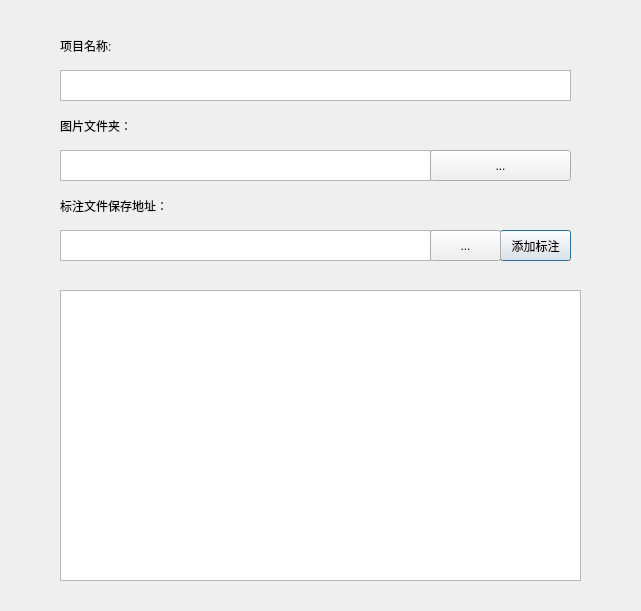
<?xml version="1.0" encoding="UTF-8"?>
<ui version="4.0">
 <class>ConfigAnnoDialog</class>
 <widget class="QDialog" name="ConfigAnnoDialog">
  <property name="geometry">
   <rect>
    <x>0</x>
    <y>0</y>
    <width>641</width>
    <height>611</height>
   </rect>
  </property>
  <property name="windowTitle">
   <string>Dialog</string>
  </property>
  <widget class="QTextEdit" name="project_textEdit">
   <property name="geometry">
    <rect>
     <x>60</x>
     <y>70</y>
     <width>511</width>
     <height>31</height>
    </rect>
   </property>
   <property name="font">
    <font>
     <pointsize>14</pointsize>
    </font>
   </property>
   <property name="verticalScrollBarPolicy">
    <enum>Qt::ScrollBarAlwaysOff</enum>
   </property>
   <property name="horizontalScrollBarPolicy">
    <enum>Qt::ScrollBarAlwaysOff</enum>
   </property>
  </widget>
  <widget class="QLabel" name="label">
   <property name="geometry">
    <rect>
     <x>60</x>
     <y>30</y>
     <width>81</width>
     <height>31</height>
    </rect>
   </property>
   <property name="text">
    <string>项目名称:</string>
   </property>
  </widget>
  <widget class="QTextEdit" name="fileDir_textEdit">
   <property name="geometry">
    <rect>
     <x>60</x>
     <y>150</y>
     <width>371</width>
     <height>31</height>
    </rect>
   </property>
   <property name="font">
    <font>
     <pointsize>14</pointsize>
    </font>
   </property>
   <property name="verticalScrollBarPolicy">
    <enum>Qt::ScrollBarAlwaysOff</enum>
   </property>
   <property name="horizontalScrollBarPolicy">
    <enum>Qt::ScrollBarAlwaysOff</enum>
   </property>
  </widget>
  <widget class="QLabel" name="label_2">
   <property name="geometry">
    <rect>
     <x>60</x>
     <y>110</y>
     <width>101</width>
     <height>31</height>
    </rect>
   </property>
   <property name="text">
    <string>图片文件夹：</string>
   </property>
  </widget>
  <widget class="QLabel" name="label_3">
   <property name="geometry">
    <rect>
     <x>60</x>
     <y>190</y>
     <width>131</width>
     <height>31</height>
    </rect>
   </property>
   <property name="text">
    <string>标注文件保存地址：</string>
   </property>
  </widget>
  <widget class="QTextEdit" name="save_anno_file_textEdit">
   <property name="geometry">
    <rect>
     <x>60</x>
     <y>230</y>
     <width>371</width>
     <height>31</height>
    </rect>
   </property>
   <property name="font">
    <font>
     <pointsize>14</pointsize>
    </font>
   </property>
   <property name="verticalScrollBarPolicy">
    <enum>Qt::ScrollBarAlwaysOff</enum>
   </property>
   <property name="horizontalScrollBarPolicy">
    <enum>Qt::ScrollBarAlwaysOff</enum>
   </property>
  </widget>
  <widget class="QPushButton" name="custum_task_Button">
   <property name="geometry">
    <rect>
     <x>500</x>
     <y>230</y>
     <width>71</width>
     <height>31</height>
    </rect>
   </property>
   <property name="font">
    <font>
     <family>Times New Roman</family>
    </font>
   </property>
   <property name="text">
    <string>添加标注</string>
   </property>
  </widget>
  <widget class="QPushButton" name="open_fileDir_Button">
   <property name="geometry">
    <rect>
     <x>430</x>
     <y>150</y>
     <width>141</width>
     <height>31</height>
    </rect>
   </property>
   <property name="text">
    <string>...</string>
   </property>
  </widget>
  <widget class="QListView" name="task_listView">
   <property name="geometry">
    <rect>
     <x>60</x>
     <y>290</y>
     <width>521</width>
     <height>291</height>
    </rect>
   </property>
  </widget>
  <widget class="QPushButton" name="open_annoDir_Button">
   <property name="geometry">
    <rect>
     <x>430</x>
     <y>230</y>
     <width>71</width>
     <height>31</height>
    </rect>
   </property>
   <property name="text">
    <string>...</string>
   </property>
  </widget>
 </widget>
 <resources/>
 <connections/>
</ui>
